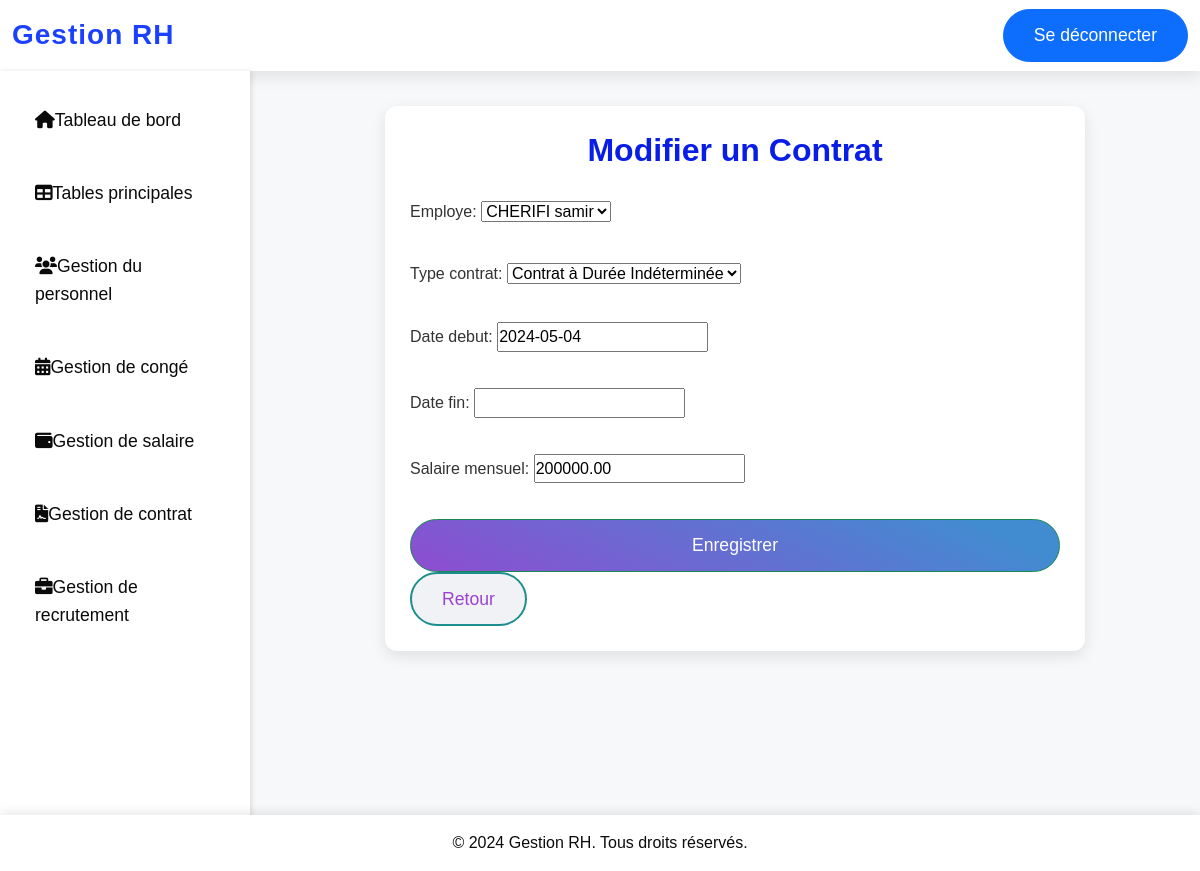
The page /gestion/contrats/4/modifier/ (signed in) on the database as committed earlier.
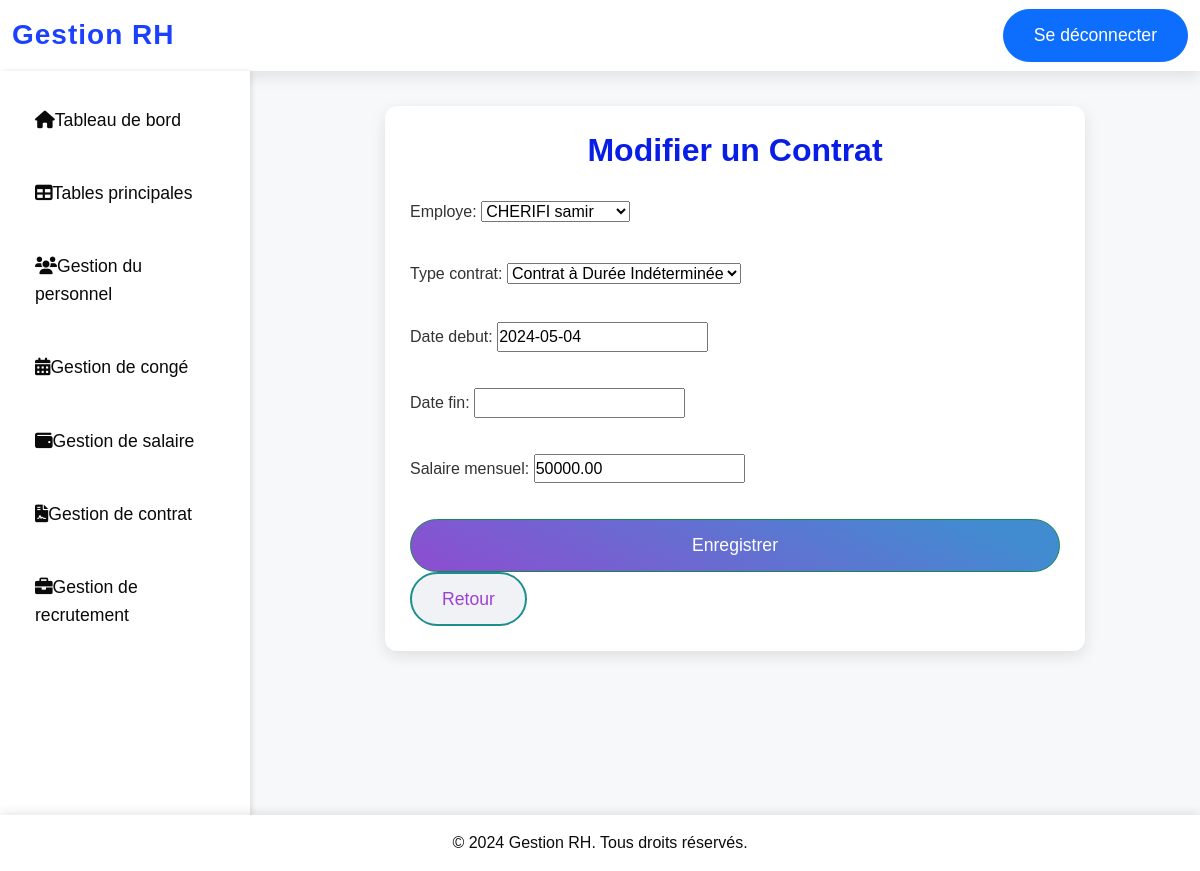
The same page on the database as committed later.
### gestion/models.py (models this page shows, shortened)
class Contrat(models.Model):
    TYPE_CONTRAT_CHOICES = [
        ('cdi', 'Contrat à Durée Indéterminée'),
        ('cdd', 'Contrat à Durée Déterminée'),
        ('stage', 'Stage'),
    ]
    employe = models.ForeignKey(Employe, on_delete=models.CASCADE, related_name="contrats")
    type_contrat = models.CharField(max_length=20, choices=TYPE_CONTRAT_CHOICES)
    date_debut = models.DateField()
    date_fin = models.DateField(null=True, blank=True)
    salaire_mensuel = models.DecimalField(max_digits=10, decimal_places=2)

### gestion/views.py (the view)
# urls.py: path('contrats/<int:pk>/modifier/', views.modifier_contrat, name='modifier_contrat'),
def modifier_contrat(request, pk):
    contrat = get_object_or_404(Contrat, pk=pk)
    if request.method == 'POST':
        form = ContratForm(request.POST, instance=contrat)
        if form.is_valid():
            form.save()
            return redirect('gestion_contrats')
    else:
        form = ContratForm(instance=contrat)
    return render(request, 'gestion_contrats/contrat_form.html', {'form': form, 'action': 'Modifier'})

### gestion/forms.py
class ContratForm(forms.ModelForm):
    class Meta:
        model = Contrat
        fields = '__all__'

### gestion/models.py (called while the page is built)
    def __str__(self):
        return f"{self.nom} {self.prenom}"

### gestion/templates/gestion_contrats/contrat_form.html (shortened to what this page needs)
{% extends 'base.html' %}
{% block content %}
<body>
    <div class="container">
        <h2>{{ action }} un Contrat</h2>
        <form method="post">
            {{ form.as_p }}
            <button type="submit" class="btn btn-success">Enregistrer</button>
        </form>
        <a href="{% url 'gestion_contrats' %}" class="btn btn-secondary">Retour</a>
    </div>
    {% endblock %}

Rows that differ between the two databases and show on the page:
changed Contrat "CHERIFI samir": salaire_mensuel "200000.00" → "50000.00"
